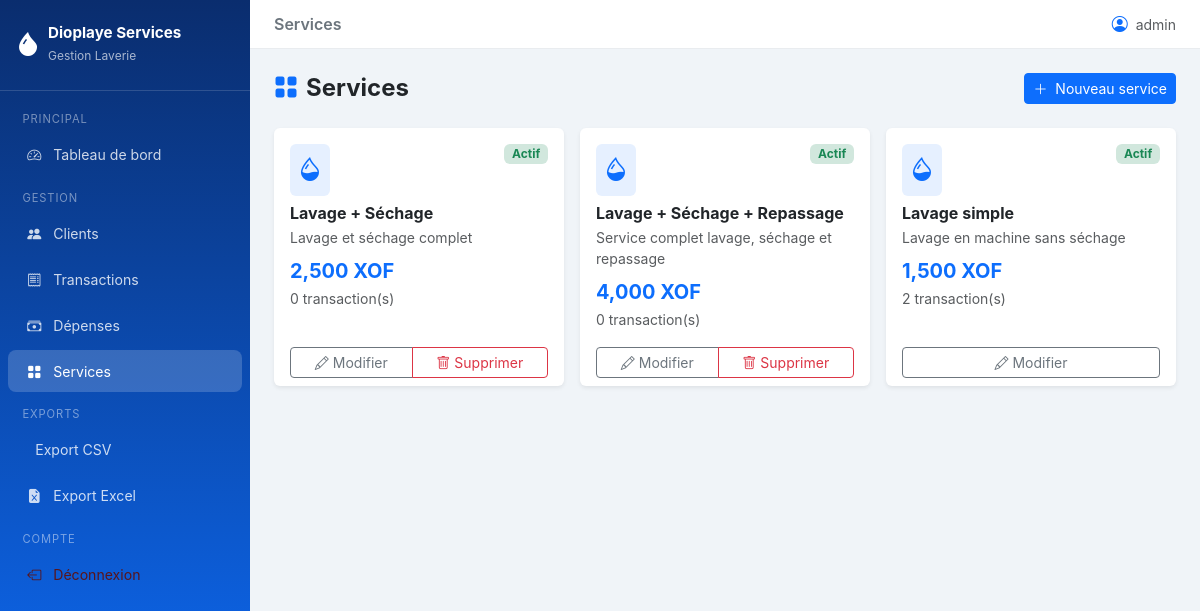
Page /services/ (signed in) on the earlier database version.
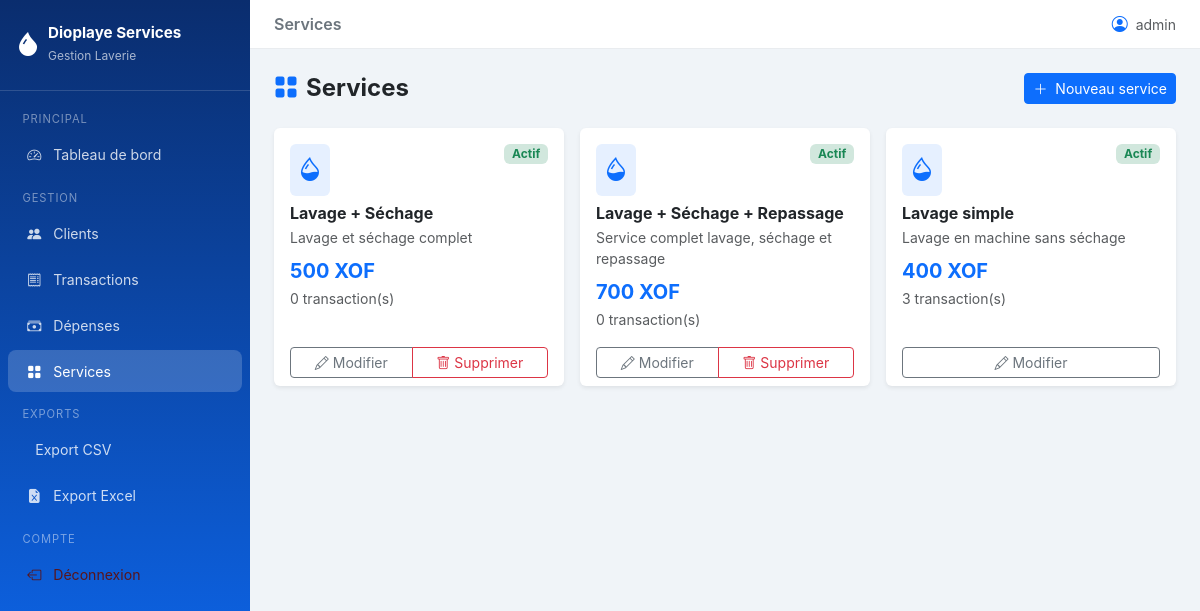
Same page on the later database version.
### models.py (models this page shows, shortened)
class Service(db.Model):
    __tablename__ = "services"
    id = db.Column(db.Integer, primary_key=True)
    nom = db.Column(db.String(100), nullable=False, unique=True)
    prix_unitaire = db.Column(db.Float, nullable=False)
    description = db.Column(db.String(255), nullable=True)
    actif = db.Column(db.Boolean, default=True)
    created_at = db.Column(db.DateTime, default=datetime.utcnow)
    transactions = db.relationship("Transaction", back_populates="service", lazy="dynamic")

### routes/services.py (the view)
@services_bp.route("/")
@login_required
def index():
    services = Service.query.order_by(Service.nom).all()
    return render_template("services/index.html", services=services)

### templates/services/index.html (shortened to what this page needs)
{% extends "base.html" %}
{% block page_title %}Services{% endblock %}
{% block content %}
<div class="d-flex justify-content-between align-items-center mb-4">
  <h4 class="fw-bold mb-0"><i class="bi bi-grid-fill text-primary me-2"></i>Services</h4>
  <a href="{{ url_for('services.create') }}" class="btn btn-primary btn-sm">
    <i class="bi bi-plus-lg me-1"></i> Nouveau service
  </a>
</div>
<div class="row g-3">
  {% for service in services %}
  <div class="col-md-6 col-lg-4">
    <div class="card border-0 shadow-sm h-100 {% if not service.actif %}opacity-50{% endif %}">
      <div class="card-body">
        <div class="d-flex justify-content-between align-items-start mb-2">
          <div class="rounded bg-primary bg-opacity-10 p-2">
            <i class="bi bi-droplet-half text-primary fs-4"></i>
          </div>
          {% if service.actif %}
          <span class="badge bg-success-subtle text-success">Actif</span>
          {% else %}
          <span class="badge bg-secondary-subtle text-secondary">Inactif</span>
          {% endif %}
        </div>
        <h6 class="fw-bold mt-2 mb-1">{{ service.nom }}</h6>
        <p class="text-muted small mb-2">{{ service.description or "—" }}</p>
        <div class="fs-5 fw-bold text-primary">{{ "{:,.0f}".format(service.prix_unitaire) }} XOF</div>
        <small class="text-muted">{{ service.transactions.count() }} transaction(s)</small>
      </div>
      <div class="card-footer bg-transparent border-0 pt-0">
        <div class="btn-group btn-group-sm w-100">
          <a href="{{ url_for('services.edit', service_id=service.id) }}"
             class="btn btn-outline-secondary">
            <i class="bi bi-pencil me-1"></i>Modifier
          </a>
          {% if service.transactions.count() == 0 %}
          <button class="btn btn-outline-danger js-delete-service"
                  data-service-id="{{ service.id }}"
                  data-service-nom="{{ service.nom|e }}">
            <i class="bi bi-trash me-1"></i>Supprimer
          </button>
          {% endif %}
        </div>
      </div>
    </div>
  </div>
  {% else %}
  <div class="col-12 text-center text-muted py-5">
    <i class="bi bi-grid fs-1 d-block mb-2"></i> Aucun service
  </div>
  {% endfor %}
</div>
{% endblock %}

Differences in the rows shown:
changed Service "Lavage + Séchage": prix_unitaire "2,500" → "500"
changed Service "Lavage + Séchage + Repassage": prix_unitaire "4,000" → "700"
changed Service "Lavage simple": prix_unitaire "1,500" → "400"; transactions.count "2" → "3"
